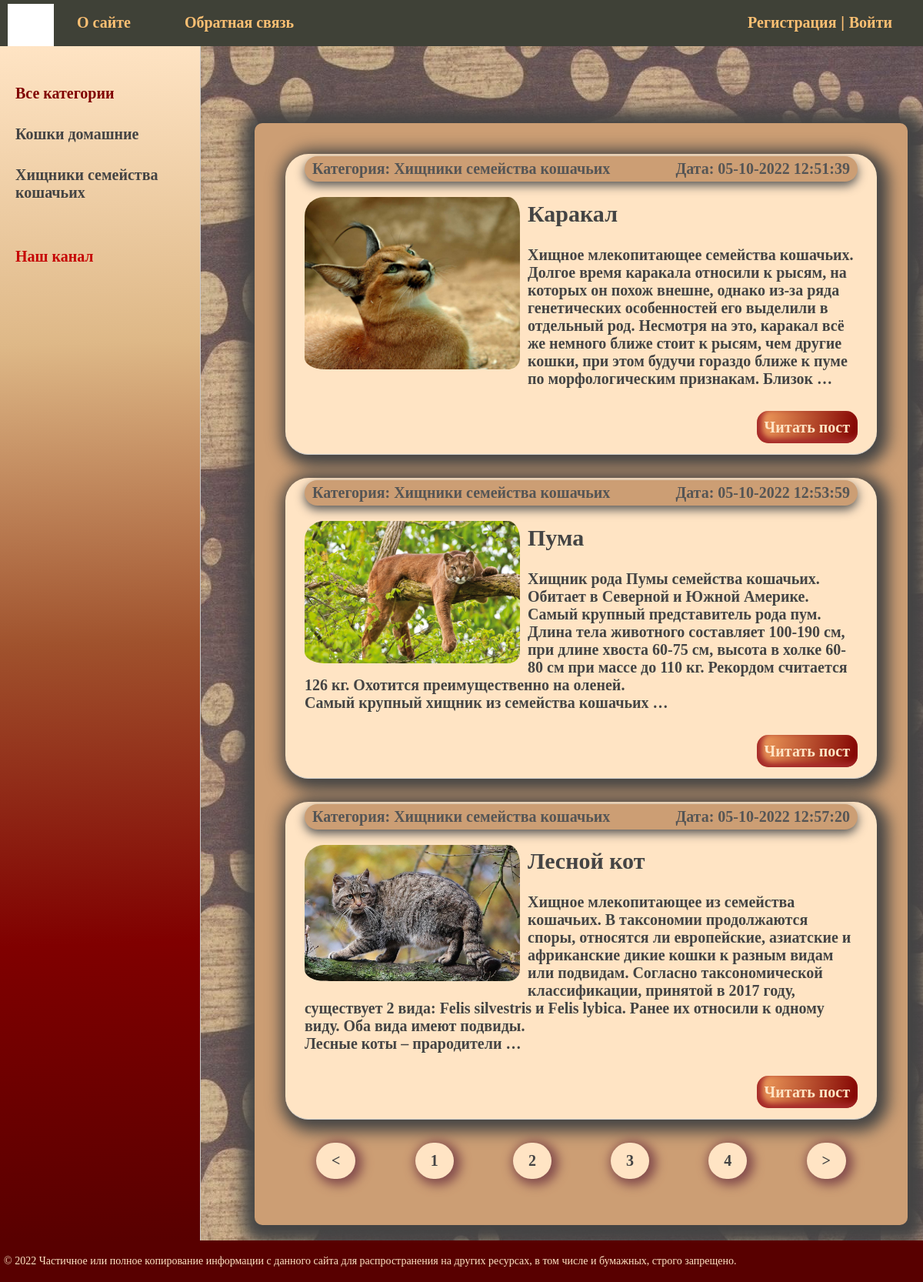
Screenshot of /?page=2 with the database file from the repository.
### cats/models.py (models this page shows, shortened)
class Category(models.Model):
    name = models.CharField(max_length=100, db_index=True, verbose_name="Категория")
    slug = models.SlugField(max_length=255, unique=True, db_index=True, verbose_name='URL')
    def __str__(self):
        return self.name
    def get_absolute_url(self):
        return reverse('category', kwargs={'cat_slug': self.slug})
    class Meta:
        verbose_name = 'Категория'
        verbose_name_plural = 'Категории'
        ordering = ['id']

class Cats(models.Model):
    title = models.CharField(max_length=255, verbose_name="Заголовок")
    slug = models.SlugField(max_length=255, unique=True, db_index=True, verbose_name='URL')
    content = models.TextField(blank=True, verbose_name="Текст статьи")
    photo = models.ImageField(upload_to="photos/%Y/%m/%d/", verbose_name="Фото")
    time_create = models.DateTimeField(auto_now_add=True, verbose_name="Время создания")
    time_update = models.DateTimeField(auto_now=True, verbose_name="Время изменения")
    is_published = models.BooleanField(default=True, verbose_name="Публикация")
    cat = models.ForeignKey('Category', on_delete=models.PROTECT, verbose_name="Категории")
    def get_absolute_url(self):
        return reverse('post', kwargs={'post_slug': self.slug})
    class Meta:
        verbose_name = 'Кошки и хищники семейства кошачьих'
        verbose_name_plural = 'Кошки и хищники семейства кошачьих'
        ordering = ['time_create', 'title']

### cats/views.py (the view)
# urls.py: path('', CatsHome.as_view(), name='home'),
class CatsHome(DataMixin, ListView):
    model = Cats
    template_name = 'cats/index.html'
    context_object_name = 'posts'
    def get_context_data(self, *, object_list=None, **kwargs):
        context = super().get_context_data(**kwargs)
        c_def = self.get_user_context(title="Главная страница")
        return dict(list(context.items()) + list(c_def.items()))
    def get_queryset(self):
        return Cats.objects.filter(is_published=True)

### cats/utils.py (called while the page is built)
    def get_user_context(self, **kwargs):
        context = kwargs
        cats = Category.objects.annotate(Count('cats'))
        user_menu = menu.copy()
        if not self.request.user.is_authenticated:
            user_menu.pop(1)
        context['menu'] = user_menu
        context['cats'] = cats
        if 'cat_selected' not in context:
            context['cat_selected'] = 0
        return context

### cats/templates/cats/index.html (shortened to what this page needs)
{% extends 'cats/base.html' %}
{% block content %}
<ul class="list-articles">
	{% for p in posts %}
			<li><div class="article-panel">
	<p class="first">Категория: {{p.cat}}</p>
	<p class="last">Дата: {{p.time_update|date:"d-m-Y H:i:s"}}</p>
</div>
{% if p.photo %}
	<p><img class="img-article-left thumb" src="{{p.photo.url}}"></p>
{% endif %}
				<h2>{{p.title}}</h2>
	{% autoescape on %}
	{{p.content|linebreaks|truncatewords:50}}
	{% endautoescape %}
			<p class="link-read-post"><a href="{{ p.get_absolute_url }}">Читать пост</a></p>
			</li>
	{% endfor %}
</ul>
{% endblock %}

### cats/templates/cats/base.html (shortened to what this page needs)
{% load static %}
{% load cats_tags %}
<!DOCTYPE html>
<html lang="en">
<head>
    <link type="text/css" rel="stylesheet" href="{% static 'cats/css/style.css' %}">
</head>
<body>
<table class="table-page" border=0 cellpadding="0" cellspacing="0">
<tr><td valign=top>
{% block mainmenu %}
		<div class="header">
			<ul id="mainmenu" class="mainmenu">
			<li class="logo"><a href="{% url 'home' %}"><div class="logo"></div></a></li>
{% for m in menu %}
			<li><a href="{% url m.url_name %}">{{m.title}}</a></li>
{% endfor %}
				<li class="last"><a href="{% url 'register' %}">Регистрация</a> | <a href="{% url 'login' %}">Войти</a></li>
			</ul>
		</div>
{% endblock mainmenu %}
<table class="table-content" border=0 cellpadding="0" cellspacing="0">
<tr>
	<td valign="top" class="left-chapters">
	<ul id="leftchapters">
{% if cat_selected == 0 %}
		<li class="selected">Все категории</li>
{% else %}
		<li><a href="{% url 'home' %}">Все категории</a></li>
{% endif %}
{% for c in cats %}
{% if c.cats__count > 0 %}
	{% if c.pk == cat_selected %}
		<li class="selected">{{c.name}}</li>
	{% else %}
		<li><a href="{{ c.get_absolute_url }}">{{c.name}}</a></li>
	{% endif %}
{% endif %}
{% endfor %}
		<li class="share">
		<p>Наш канал</p>
		<a class="share-yt" href="https://www.youtube.com/" target="_blank" rel="nofollow"></a>
		</li>
	</ul>
</td>
<td valign="top" class="content">
	<div class="content-text">
{% block content %}
{% endblock %}
{% if page_obj.has_other_pages %}
<nav class="list-pages">
    <ul class="l-p">
{% if page_obj.has_previous %}
<li class="page-num">
	<a href="?page={{ page_obj.previous_page_number }}">&lt;</a>
</li>
{% endif %}
		{% for p in paginator.page_range %}
		{% if page_obj.number == p %}
		<li class="page-num page-num-selected">{{ p }}</li>
		{% elif p >= page_obj.number|add:-2 and p <= page_obj.number|add:2 %}
        <li class="page-num">
            <a href="?page={{ p }}">{{ p }}</a>
        </li>
		{% endif %}
        {% endfor %}
{% if page_obj.has_next %}
<li class="page-num">
	<a href="?page={{ page_obj.next_page_number }}">&gt;</a>
</li>
{% endif %}
    </ul>
</nav>
{% endif %}
	</div>
</td></tr></table>
</td></tr>
<tr><td valign=top>
	<div id="footer">
		<p>&copy; 2022 Частичное или полное копирование информации с данного сайта для распространения на других ресурсах, в том числе и бумажных, строго запрещено.</p>
	</div>
</td></tr></table>
</body>
</html>

### cats/static/cats/css/style.css (style rules this page uses)
html, body { font-family: 'Arial'; margin: 0; padding: 0; height: 100%; width: 100%; color: #444; }
a { text-decoration: none; color: #444444; }
img.img-article-left { max-width: 450px; float: left; padding: 0 10px 10px 0; border-radius: 25px; }
img.img-article-left.thumb { max-width: 280px; }
p.link-read-post { text-align: right; }
p.link-read-post a { padding: 10px; min-width: 100px; background: linear-gradient(100deg, #F4A460, #800000); color: #FFE4C4; text-decoration: none; border-radius: 15px; box-shadow: inset 5px -4px 7px 2px brown; }
div.article-panel { padding: 5px 10px 5px 10px; box-sizing: border-box; overflow: hidden; background-color: #cc9e74; color: #555; border-radius: 25px; box-shadow: 0px 5px 13px 0px; }
div.article-panel p.first { margin: 0; float: left; }
div.article-panel p.last { margin: 0; float: right; }
ul.list-articles { list-style: none; margin: 0; padding: 0; }
ul.list-articles li { border-bottom: 1px solid #ccc; background: #FFE4C4; border-radius: 30px; padding: 3px 25px; margin-bottom: 30px; box-shadow: 5px 5px 20px 10px; }
.table-page { width: 100%; height: 100%; vertical-align: top; }
.table-page tr { height: 100%; }
.header { background: #3F4137; height: 60px; }
.logo { background: url('../images/logo.jpg') no-repeat 10px 5px; width: 70px; height: 60px; }
ul.mainmenu { list-style: none; margin: 0; padding: 0; height: 60px; color: #fdc073; font-size: 20px; overflow: hidden; }
ul.mainmenu li { float: left; margin: 18px 40px 0 30px; }
ul.mainmenu li.logo { margin: 0; }
ul.mainmenu li.last { float: right; }
ul.mainmenu li a { color: #fdc073; text-decoration: none; font-family: cursive; font-weight: bold; }
li.page-num { list-style: none; background: bisque; border-radius: 25px; padding: 12px 20px; box-shadow: 4px 3px 14px 5px #844d4d; }
.l-p { display: flex; justify-content: space-between; margin-right: 40px; }
.table-content { width: 100%; min-height: 100%; height: 100%; }
.left-chapters { margin: 0; background: linear-gradient(358deg,#580000, #800000, #A0522D, #DEB887, #FFE4C4 );; border-right: 1px solid #ccc; min-height: 100%; }
.left-chapters ul { width: 230px; min-height: 100%; margin: 0; padding: 20px 10px 10px 20px; list-style: none; font-size: 20px; font-family: cursive; font-weight: bold; }
.left-chapters ul li { margin: 30px 0 0 0; color: #c60505; }
.left-chapters ul li.selected { color: #800000; }
.left-chapters ul li a { color: #444; text-decoration: none; }
.left-chapters ul li.share { margin: 60px 0 0 0; }
.left-chapters ul li.share p { margin: 30px 0 30px 0; }
.left-chapters ul li.share a { display: inline-block; width: 40px; height: 40px; margin: 0 20px 0 0; }
.left-chapters ul li.share a.share-yt { width: 100%; height: 30px; background: url('../images/share_yt.png') no-repeat 0 0 }
.content { padding: 40px 20px 20px 40px; width: 100%; background-image: url('../images/background.jpg'); box-sizing: border-box; }
.content-text { margin: 60px 0 0 30px; font-size: 20px; font-family: cursive; font-weight: bold; padding: 40px 40px; border-radius: 10px; box-shadow: 4px 4px 20px 20px; background-color: #cc9e74; }
#footer { background: #580000; padding: 5px; color: #ffe4c4; font-size: 14px; font-family: cursive; text-align: left; }

### rows the page displays
Category: name "Кошки домашние"
Category: name "Хищники семейства кошачьих"
Cats: cat "Хищники семейства кошачьих", time_update "05-10-2022 12:51:39", photo (picture), title "Каракал", content "Хищное млекопитающее семейства кошачьих. Долгое время каракала относили к рысям, на которых он похож внешне, однако из-за ряда генетических особенностей его выделили в отдельный род. Несмотря на это, каракал всё же немного ближе стоит к рысям, чем другие кошки, при этом будучи гораздо ближе к пуме по морфологическим признакам. Близок …"
Cats: cat "Хищники семейства кошачьих", time_update "05-10-2022 12:53:59", photo (picture), title "Пума", content "Хищник рода Пумы семейства кошачьих. Обитает в Северной и Южной Америке. Самый крупный представитель рода пум. Длина тела животного составляет 100-190 см, при длине хвоста 60-75 см, высота в холке 60-80 см при массе до 110 кг. Рекордом считается 126 кг. Охотится преимущественно на оленей. Самый крупный хищник из семейства кошачьих …"
Cats: cat "Хищники семейства кошачьих", time_update "05-10-2022 12:57:20", photo (picture), title "Лесной кот", content "Хищное млекопитающее из семейства кошачьих. В таксономии продолжаются споры, относятся ли европейские, азиатские и африканские дикие кошки к разным видам или подвидам. Согласно таксономической классификации, принятой в 2017 году, существует 2 вида: Felis silvestris и Felis lybica. Ранее их относили к одному виду. Оба вида имеют подвиды. Лесные коты – прародители …"

### other values shown
{{ m.title }} "О сайте" "Обратная связь"
{{ p }} "1" "3" "4"
{{ p }} "2"
